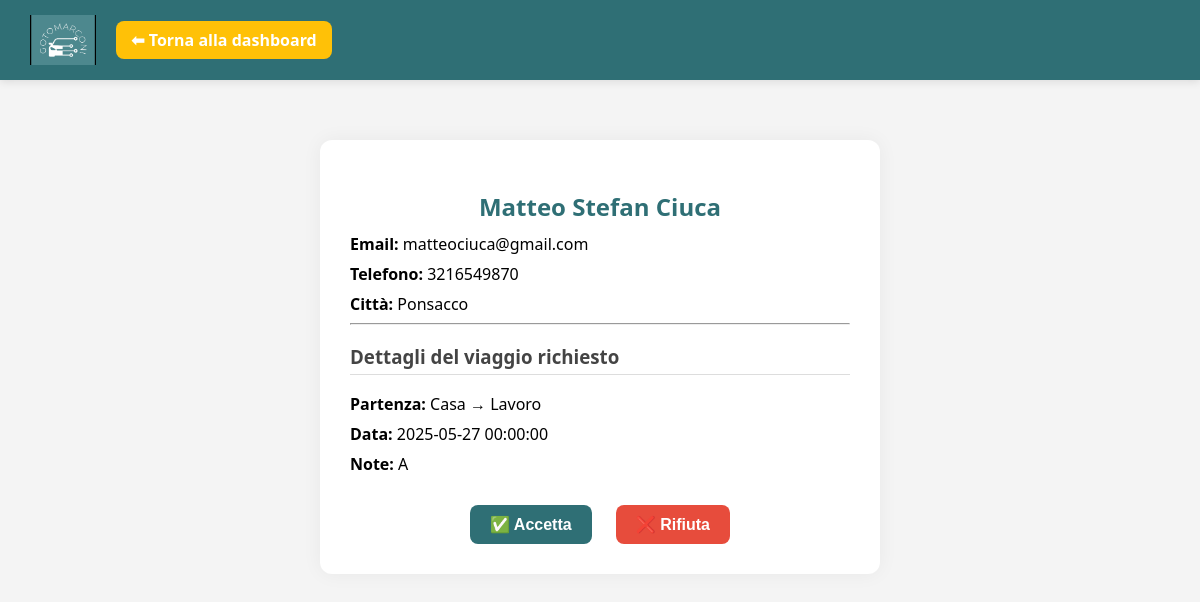
Screenshot of /dettagli_richiesta.php?id_richiesta=8 (signed in) with the database file from the repository.
### tables this page shows
CREATE TABLE `viaggio` (
  `ID` int(11) NOT NULL,
  `Partenza` varchar(100) DEFAULT NULL,
  `Data` datetime DEFAULT NULL,
  `Posti` int(11) DEFAULT NULL,
  `ID_Autista` int(11) DEFAULT NULL,
  `Note` text DEFAULT NULL,
  `Completato` tinyint(1) DEFAULT 0
);

CREATE TABLE `utente` (
  `ID` int(11) NOT NULL,
  `Nome` varchar(50) DEFAULT NULL,
  `Cognome` varchar(50) DEFAULT NULL,
  `Email` varchar(100) DEFAULT NULL,
  `Telefono` varchar(20) DEFAULT NULL,
  `Password` varchar(255) DEFAULT NULL,
  `Ruolo` enum('Autista','Passeggero') DEFAULT 'Passeggero',
  `Citta` varchar(100) NOT NULL DEFAULT 'Roma',
  `FotoProfilo` varchar(255) DEFAULT NULL
);

### dettagli_richiesta.php (the view, shortened to what this page needs)
<?php
$conn = new mysqli("localhost", "root", "", "GoToMarconi");
$id_richiesta = intval($_GET['id_richiesta']);
$stmt = $conn->prepare("
    SELECT u.Nome, u.Cognome, u.Email, u.Telefono, u.Citta,
           v.Partenza, v.Data, v.Note
    FROM Prenotazione p
    JOIN Utente u ON u.ID = p.ID_Passeggero
    JOIN Viaggio v ON v.ID = p.ID_Viaggio
    WHERE p.ID = ?
");
$stmt->bind_param("i", $id_richiesta);
$stmt->execute();
$result = $stmt->get_result();
$dettagli = $result->fetch_assoc();
?>
<!DOCTYPE html>
<html lang="it">
<head>
</head>
<body>
<div class="navbar">
  <div class="navbar-left">
    <img src="GoToMarconi_logo.jpg" alt="Logo GoToMarconi" class="logo">
    <a href="autista.php" class="dashboard-button">⬅ Torna alla dashboard</a>
  </div>
</div>
<div class="main">
  <div class="card">
    <h2><?= htmlspecialchars($dettagli['Nome'] . ' ' . $dettagli['Cognome']) ?></h2>
    <p><strong>Email:</strong> <?= htmlspecialchars($dettagli['Email']) ?></p>
    <p><strong>Telefono:</strong> <?= htmlspecialchars($dettagli['Telefono']) ?></p>
    <p><strong>Città:</strong> <?= htmlspecialchars($dettagli['Citta']) ?></p>
    <hr>
    <h3>Dettagli del viaggio richiesto</h3>
    <p><strong>Partenza:</strong> <?= htmlspecialchars($dettagli['Partenza']) ?></p>
    <p><strong>Data:</strong> <?= htmlspecialchars($dettagli['Data']) ?></p>
    <p><strong>Note:</strong> <?= htmlspecialchars($dettagli['Note']) ?: 'Nessuna' ?></p>
    <div style="margin-top: 30px; text-align: center;">
      <button class="btn-azione btn-accetta" type="button"
        onclick="apriConferma('accetta', '<?= $dettagli['Nome'] . ' ' . $dettagli['Cognome'] ?>')">
        ✅ Accetta
      </button>
      <button class="btn-azione btn-rifiuta" type="button"
        onclick="apriConferma('rifiuta', '<?= $dettagli['Nome'] . ' ' . $dettagli['Cognome'] ?>')">
        ❌ Rifiuta
      </button>
    </div>
  </div>
</div>
</body>
</html>

### dettagli_richiesta.php (style rules this page uses)
body { margin: 0; font-family: 'Segoe UI', sans-serif; background: #f4f4f4; }
.navbar { background-color: #2f6f75; padding: 15px 30px; display: flex; justify-content: space-between; align-items: center; box-shadow: 0 2px 8px rgba(0,0,0,0.1); }
.navbar-left { display: flex; align-items: center; gap: 20px; }
.navbar img.logo { height: 50px; }
.dashboard-button { text-decoration: none; color: white; background-color: #ffc107; padding: 8px 15px; border-radius: 8px; font-weight: bold; }
.main { display: flex; justify-content: center; padding: 60px 20px; }
.card { max-width: 500px; width: 100%; background: white; padding: 30px; border-radius: 12px; box-shadow: 0 0 20px rgba(0,0,0,0.05); }
h2 { color: #2f6f75; text-align: center; margin-bottom: 10px; }
h3 { color: #444; border-bottom: 1px solid #ddd; padding-bottom: 5px; }
p { margin: 8px 0; }
.btn-azione { padding: 10px 20px; font-size: 16px; font-weight: bold; border: none; border-radius: 8px; cursor: pointer; transition: background-color 0.3s ease; margin: 0 10px; }
.btn-accetta { background-color: #2f6f75; color: white; }
.btn-rifiuta { background-color: #e74c3c; color: white; }

### rows the page displays
viaggio: utente.Nome+Cognome "Matteo Stefan Ciuca", utente.Email "matteociuca@gmail.com", utente.Telefono "3216549870", utente.Citta "Ponsacco", Partenza "Casa → Lavoro", Data "2025-05-27 00:00:00", Note "A"
